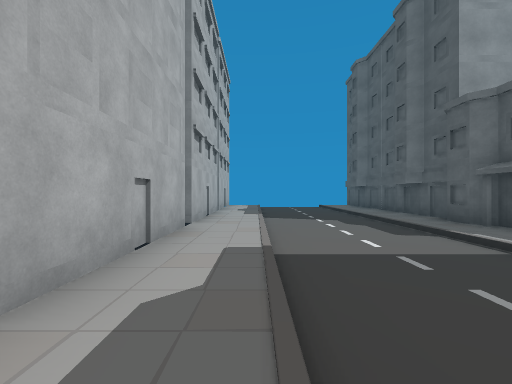
[1] (above)

17 first-person views from a walk through a Unity game level. The camera is 1.3 m above the floor, looks level and sees 90° across. The floor is counted in squares, 2 m on a side. Each view is taken from the middle of a square. On the plan, view 1 faces up. The plan holds only what a view shows up to about 9 squares ahead; the rest is blank. The place goes on beyond the plan. The player character is not drawn.

[2]
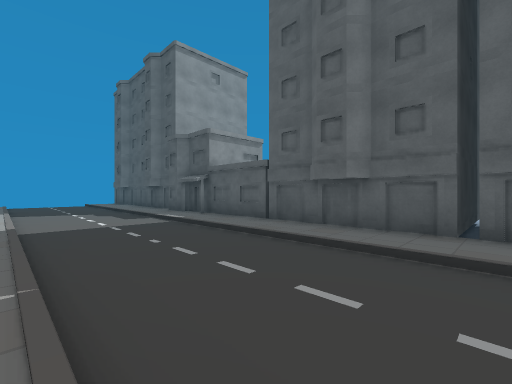

[3]
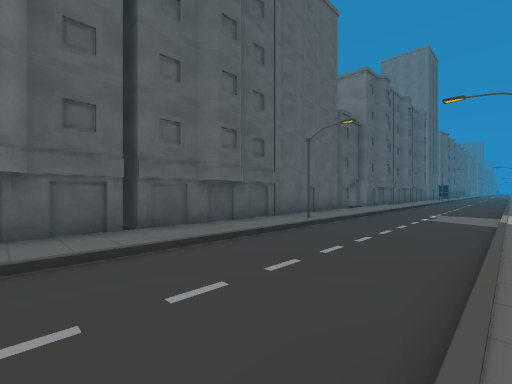

[4]
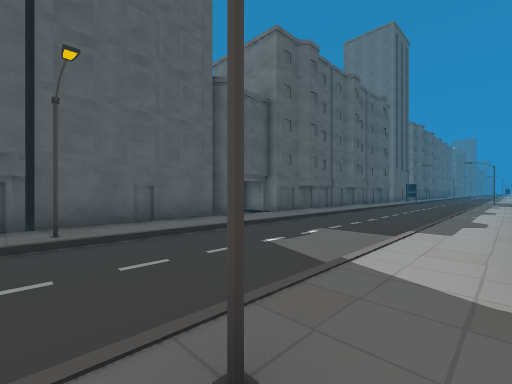

[5]
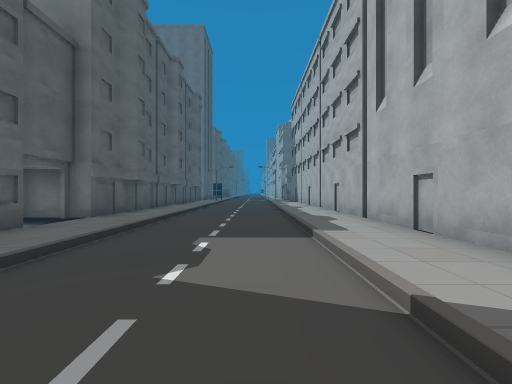

[6]
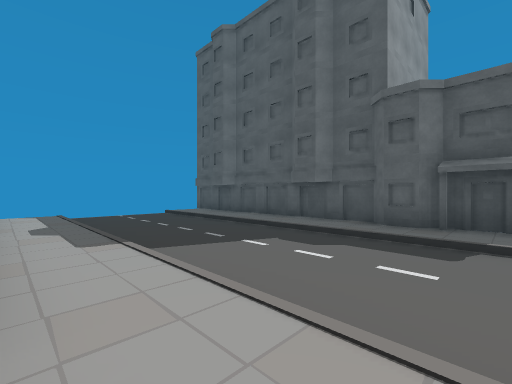

[7]
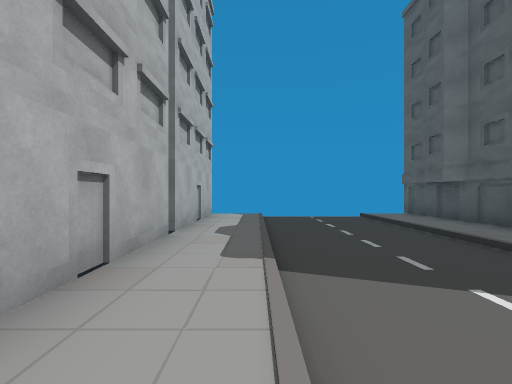

[8]
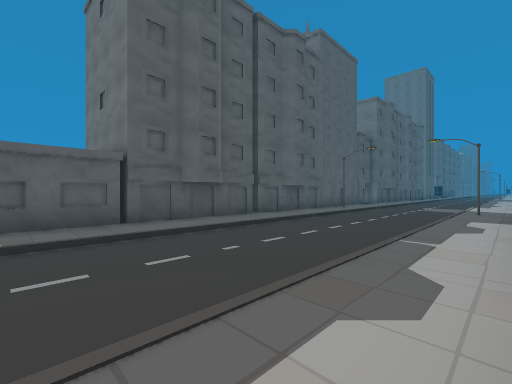

[9]
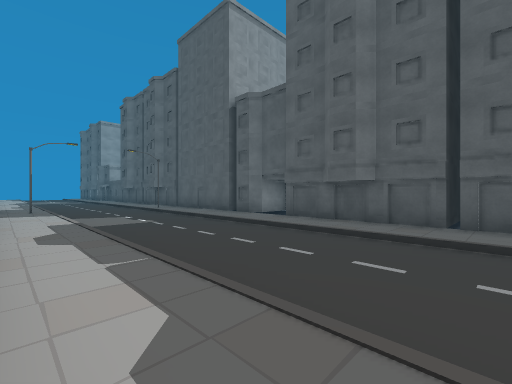

[10]
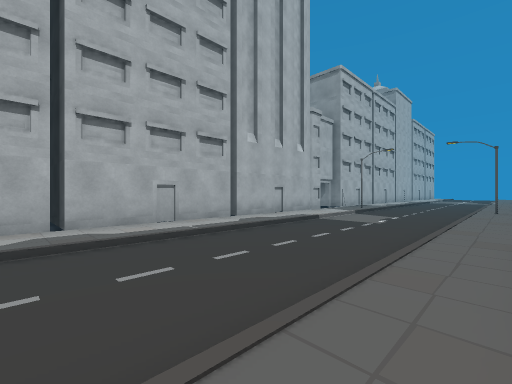

[11]
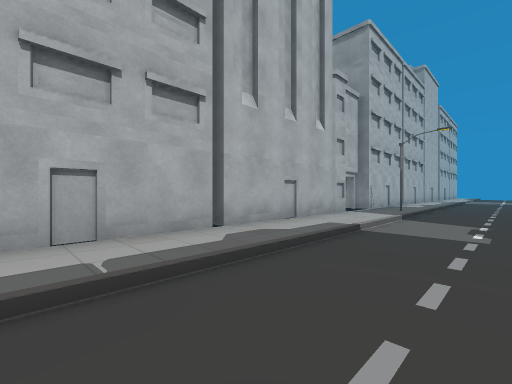

[12]
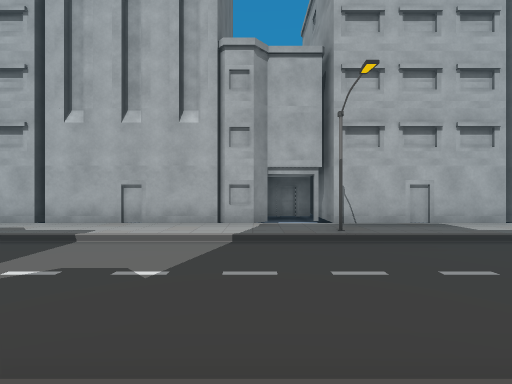

[13]
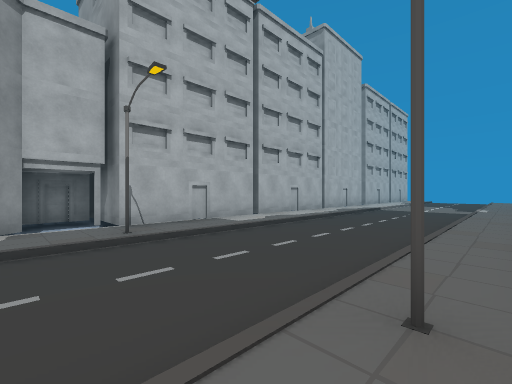

[14]
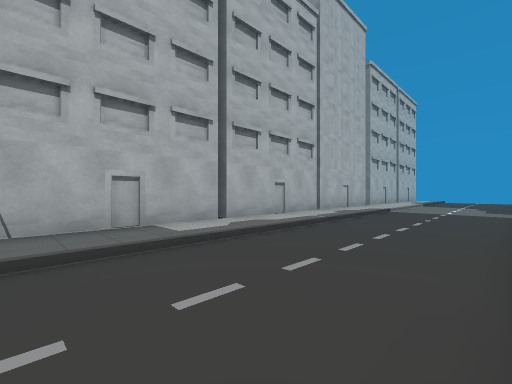

[15]
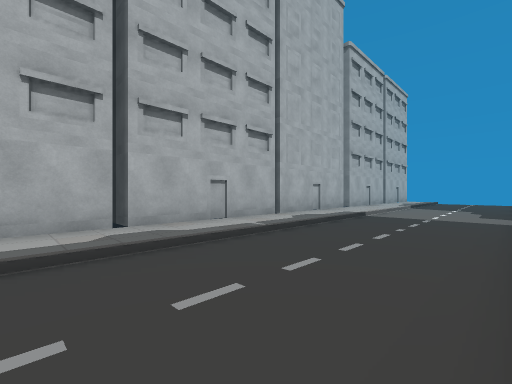

[16]
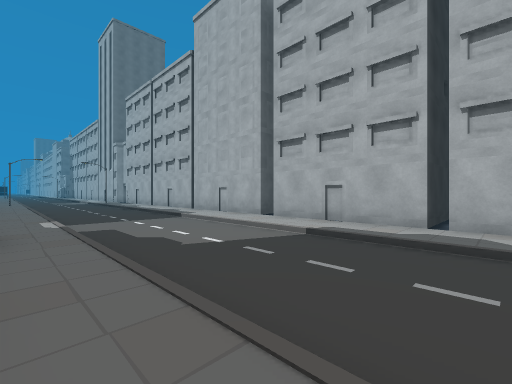

[17]
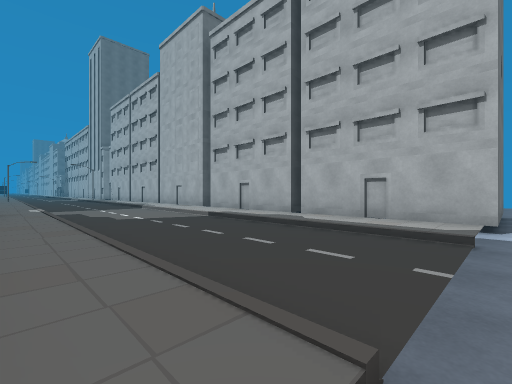

### Floor plan
Key: @ floor where view 1 was taken; # wall or solid block; x gap in a wall; . main floor; : floor 0.25 m higher than the main floor; / step, stairs or slope; B building.
Columns run from 5 left of view 1 to 8 right of it. Each row starts with its distance up from view 1.
 13  .........#
 12     :/../:#
 11    #B/../:#
 10    #:/../:B
  9  ###:/../:B
  8    #:/../:#
  7    #B/../:#
  6     :/../:#
  5     :/../:#
  4    #:/../:#
  3    #:/../:B
  2    #:/../:B
  1    #:/../:#
  0     :@../:#
 -1     B/../:##
 -2    #:/../:B###
 -3    #:/../:B
 -4    #:/../:#
 -5    #:/../:##
 -6 B###:/../:B##
 -7   ##:#..//##
 -8   ##:/../:#
 -9    #:/../:#
-10    #:/../:##
-11    #:/../:B#
-12    #:/../:x.
-13    #:/../:B#
-14    #:/../:##
-15    #:/../:#
-16   ##:/../:##
-17     :/../:B

Where each view was taken, in squares from view 1:
view 1: 0 up, 0 right, facing up
view 2: 3 down, 0 right, facing up-right
view 3: 1 down, 0 right, facing down-right
view 4: 6 down, 1 left, facing down-right
view 5: 7 down, 1 right, facing down
view 6: 4 up, 1 left, facing up-right
view 7: 5 up, 0 right, facing up
view 8: 3 up, 1 left, facing down-right
view 9: 17 down, 1 left, facing up-right
view 10: 17 down, 4 right, facing up-left
view 11: 15 down, 2 right, facing up-left
view 12: 8 down, 4 right, facing left
view 13: 8 down, 4 right, facing up-left
view 14: 6 down, 3 right, facing up-left
view 15: 4 down, 3 right, facing up-left
view 16: 10 up, 4 right, facing down-left
view 17: 13 up, 4 right, facing down-left
